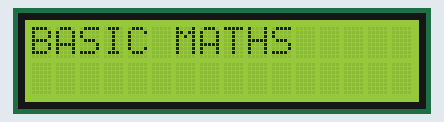
Bench run of a sketch on a simulated ESP32. Parts: 16×2 character LCD. Random numbers use the default seed unless the sketch sets one.

Above: at 0.1 s.
At 2.2 s:
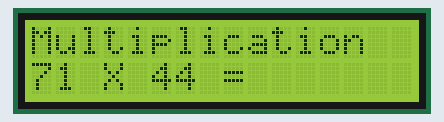
At 32.2 s:
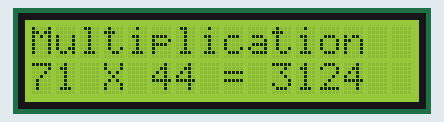
At 64.2 s:
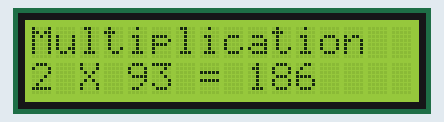
At 96.2 s:
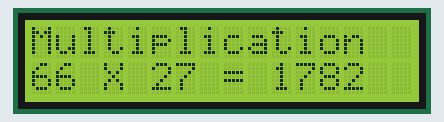
At 128.3 s:
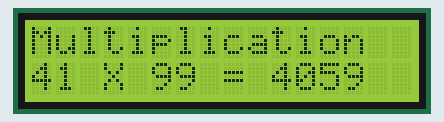

Measured:
- what the display in image 1 shows lasts 30.0 s, from 2.1 s to 32.1 s
- what the display in image 2 shows lasts 2.0 s, from 32.1 s to 34.1 s

The sketch:

Maths.ino
```cpp
/*************************************************************
 *                    BASIC MATHEMATICS
 *                    =================
 *
 * In this project an I2C LCD is connected to the ESP32 Devkitc.
 * The program generates two integer random numbers between 1 and
 * 100 and multiplies these numbers. The result is not shown for
 * 30 seconds where the program waits so that the user can
 * calculate the result. After 30 seconds the result is displayed
 * so that the user can check with his/her own result.
 *
 * The I2C LCD is conencted to the ESP332 Devkitc as in the
 * previous projects, i.e. using the SDA and SCL I2C lines
 *
 * File:   Maths
 * Date:   July 2017
 * Author: Dogan Ibrahim
 *************************************************************/
#include <Wire.h>                           // Include I2C library
#include <LiquidCrystal_I2C.h>

//
// Set the LCD address to 0x27 and the configuration to 16 chars
// by 2 rows display
//
LiquidCrystal_I2C lcd(0x27, 16, 2);

int FirstNumber, SecondNumber, Res;

//
// Initialize the I2C LCD, turn ON backlight, clear LCD, display
// heading (MATHS) for 2 seconds
//
void setup()
{
   lcd.begin();                                 // Initialize LCD
   lcd.backlight();                             // Backlight ON
   lcd.clear();                                 // Clear LCD
   lcd.print("BASIC MATHS");                    // Display heading
   delay(2000);                                 // Wait 2 seconds
   randomSeed(10);
}

//
// Inside the main program, read the number whose times table is
// required and then display the times table for this number
//
void loop()
{
   lcd.clear();
   lcd.print("Multiplication");                     // Display heading
   FirstNumber = random(1, 101);                    // First number
   SecondNumber = random(1, 101);                   // Second number
   Res = FirstNumber * SecondNumber;                // Result
   lcd.setCursor(0, 1);                             // Go to col 0, row 1
   lcd.print("          ");
   lcd.setCursor(0,1);
   lcd.print(FirstNumber,DEC);                      // Display the question
   lcd.print(" X ");
   lcd.print(SecondNumber, 10);
   lcd.print(" = ");
   delay(30000);                                    // Wait 30 seconds
   lcd.print(Res, 10);
   delay(2000);                                     // Wait 2 seconds
}
```
